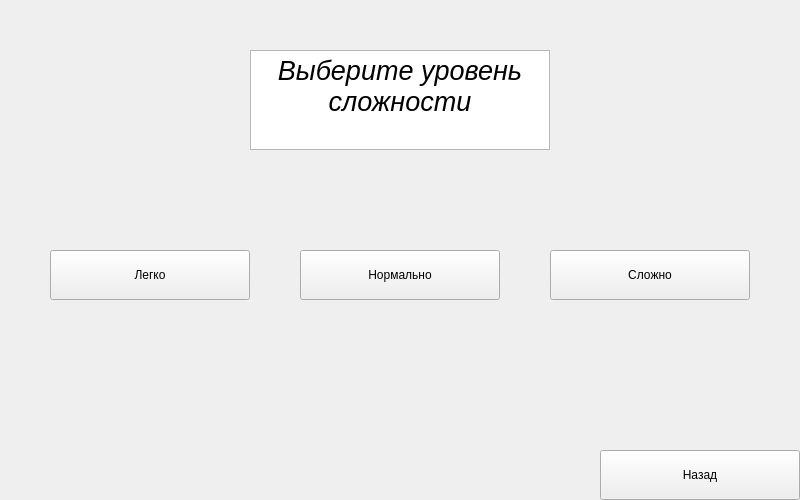
<?xml version="1.0" encoding="UTF-8"?>
<ui version="4.0">
 <class>Squares</class>
 <widget class="QWidget" name="Squares">
  <property name="geometry">
   <rect>
    <x>0</x>
    <y>0</y>
    <width>800</width>
    <height>500</height>
   </rect>
  </property>
  <property name="minimumSize">
   <size>
    <width>800</width>
    <height>500</height>
   </size>
  </property>
  <property name="maximumSize">
   <size>
    <width>800</width>
    <height>500</height>
   </size>
  </property>
  <property name="windowTitle">
   <string>Form</string>
  </property>
  <widget class="QPushButton" name="pushButton">
   <property name="geometry">
    <rect>
     <x>50</x>
     <y>250</y>
     <width>200</width>
     <height>50</height>
    </rect>
   </property>
   <property name="text">
    <string>Легко</string>
   </property>
   <attribute name="buttonGroup">
    <string notr="true">buttonGroup</string>
   </attribute>
  </widget>
  <widget class="QPushButton" name="pushButton_2">
   <property name="geometry">
    <rect>
     <x>300</x>
     <y>250</y>
     <width>200</width>
     <height>50</height>
    </rect>
   </property>
   <property name="text">
    <string>Нормально</string>
   </property>
   <attribute name="buttonGroup">
    <string notr="true">buttonGroup</string>
   </attribute>
  </widget>
  <widget class="QPushButton" name="pushButton_3">
   <property name="geometry">
    <rect>
     <x>550</x>
     <y>250</y>
     <width>200</width>
     <height>50</height>
    </rect>
   </property>
   <property name="text">
    <string>Сложно</string>
   </property>
   <attribute name="buttonGroup">
    <string notr="true">buttonGroup</string>
   </attribute>
  </widget>
  <widget class="QTextBrowser" name="textBrowser">
   <property name="geometry">
    <rect>
     <x>250</x>
     <y>50</y>
     <width>300</width>
     <height>100</height>
    </rect>
   </property>
   <property name="html">
    <string>&lt;!DOCTYPE HTML PUBLIC &quot;-//W3C//DTD HTML 4.0//EN&quot; &quot;http://www.w3.org/TR/REC-html40/strict.dtd&quot;&gt;
&lt;html&gt;&lt;head&gt;&lt;meta name=&quot;qrichtext&quot; content=&quot;1&quot; /&gt;&lt;style type=&quot;text/css&quot;&gt;
p, li { white-space: pre-wrap; }
&lt;/style&gt;&lt;/head&gt;&lt;body style=&quot; font-family:'MS Shell Dlg 2'; font-size:7.8pt; font-weight:400; font-style:normal;&quot;&gt;
&lt;p align=&quot;center&quot; style=&quot; margin-top:0px; margin-bottom:0px; margin-left:0px; margin-right:0px; -qt-block-indent:0; text-indent:0px;&quot;&gt;&lt;span style=&quot; font-size:20pt; font-style:italic;&quot;&gt;Выберите уровень сложности&lt;/span&gt;&lt;/p&gt;&lt;/body&gt;&lt;/html&gt;</string>
   </property>
  </widget>
  <widget class="QPushButton" name="pushButton_4">
   <property name="geometry">
    <rect>
     <x>600</x>
     <y>450</y>
     <width>200</width>
     <height>50</height>
    </rect>
   </property>
   <property name="text">
    <string>Назад</string>
   </property>
   <attribute name="buttonGroup">
    <string notr="true">buttonGroup</string>
   </attribute>
  </widget>
 </widget>
 <resources/>
 <connections/>
 <buttongroups>
  <buttongroup name="buttonGroup"/>
 </buttongroups>
</ui>
